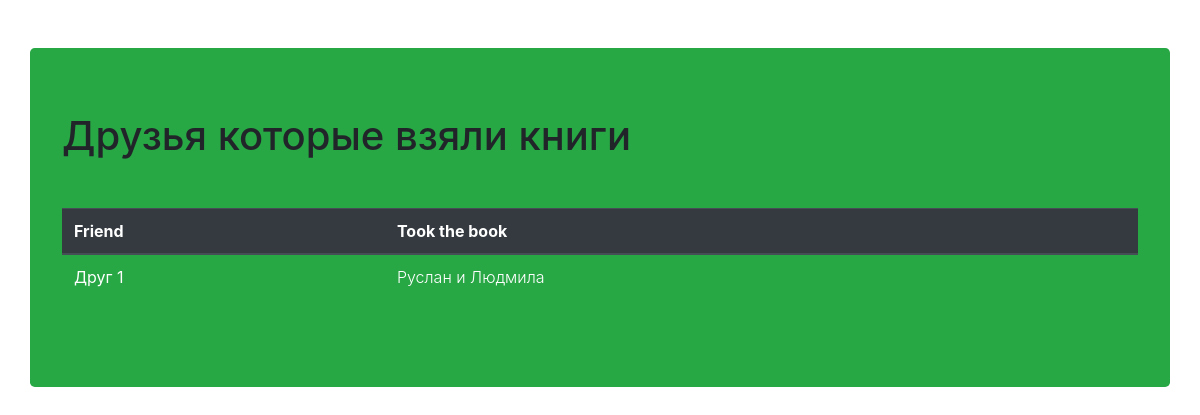
Page /friends/ on the earlier database version.
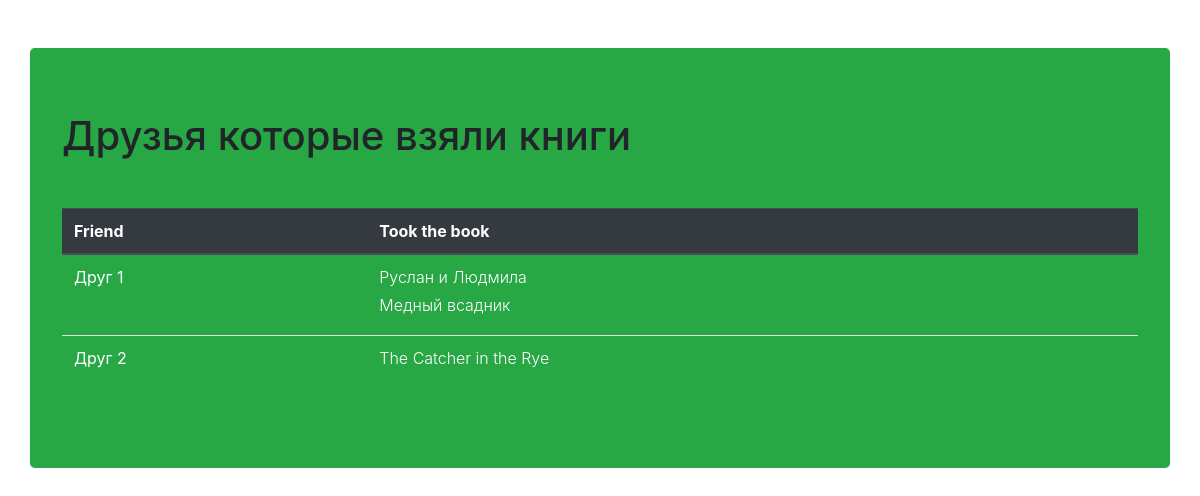
Same page on the later database version.
### p_library/models.py (models this page shows)
class Friend(models.Model):
    full_name = models.CharField(max_length=99, verbose_name="Имя")
    books = models.ManyToManyField(Book, verbose_name="Взяли в долг")
    def __str__(self):
        return self.full_name

class Book(models.Model):
    ISBN = models.CharField(max_length=13)
    title = models.CharField(max_length=100)
    description = models.TextField()
    year_release = models.SmallIntegerField()
    price = models.FloatField()
    copy_count = models.SmallIntegerField(default=1)
    cover = models.ImageField(upload_to='cover/%M/%S', blank=True, verbose_name='Загрузить обложку')
    author = models.ForeignKey(Author, on_delete=models.CASCADE, null=True, verbose_name="Вербос_нэйм")
    publishing_house = models.ForeignKey(PublishingHouse, on_delete=models.CASCADE, verbose_name="Издательство",
                                         null=True, related_name="books", blank=True)
    authors = models.ManyToManyField(
        Author,
        through='Inspiration',
        through_fields=('book', 'author'),
        related_name='authors',
    )
    def __str__(self):
        return self.title

### p_library/views.py (the view)
# urls.py: path('friends/', FriendsList.as_view(), name='friend_list'),
class FriendsList(ListView):
    model = Friend
    context_object_name = 'friends'
    template_name = 'list_friends.html'

### p_library/templates/list_friends.html (shortened to what this page needs)
{% load static %}
<link rel="stylesheet" href="{% static 'css/bootstrap.min.css' %}">
<!DOCTYPE html>
<html lang="en">
<head>
</head>
<body>
    <div class="container jumbotron bg-success mt-5">
        <h1 class="">Друзья которые взяли книги</h1>
        <table class="table mt-5">
            <thead class="thead-dark">
            <tr>
                <th>Friend</th>
                <th>Took the book</th>
            </tr>
            </thead>
            <tbody>
            {% for friend in friends %}
            <tr>
                <th class="font-weight-normal text-white">{{ friend }}</th>
                <th>
                {% for book in friend.books.get_queryset %}
                    <dd><li class="list-unstyled font-weight-light text-white">{{ book }}</li></dd>
                {% endfor %}
                </th>
            </tr>
            {% endfor %}
            </tbody>
        </table>
    </div>
</body>
</html>

Differences in the rows shown:
changed Friend "Друг 1": gains Book (title "Медный всадник")
added Friend: full_name "Друг 2"
now on this page (row unchanged): Book: title "The Catcher in the Rye", shown under "Друг 2"
